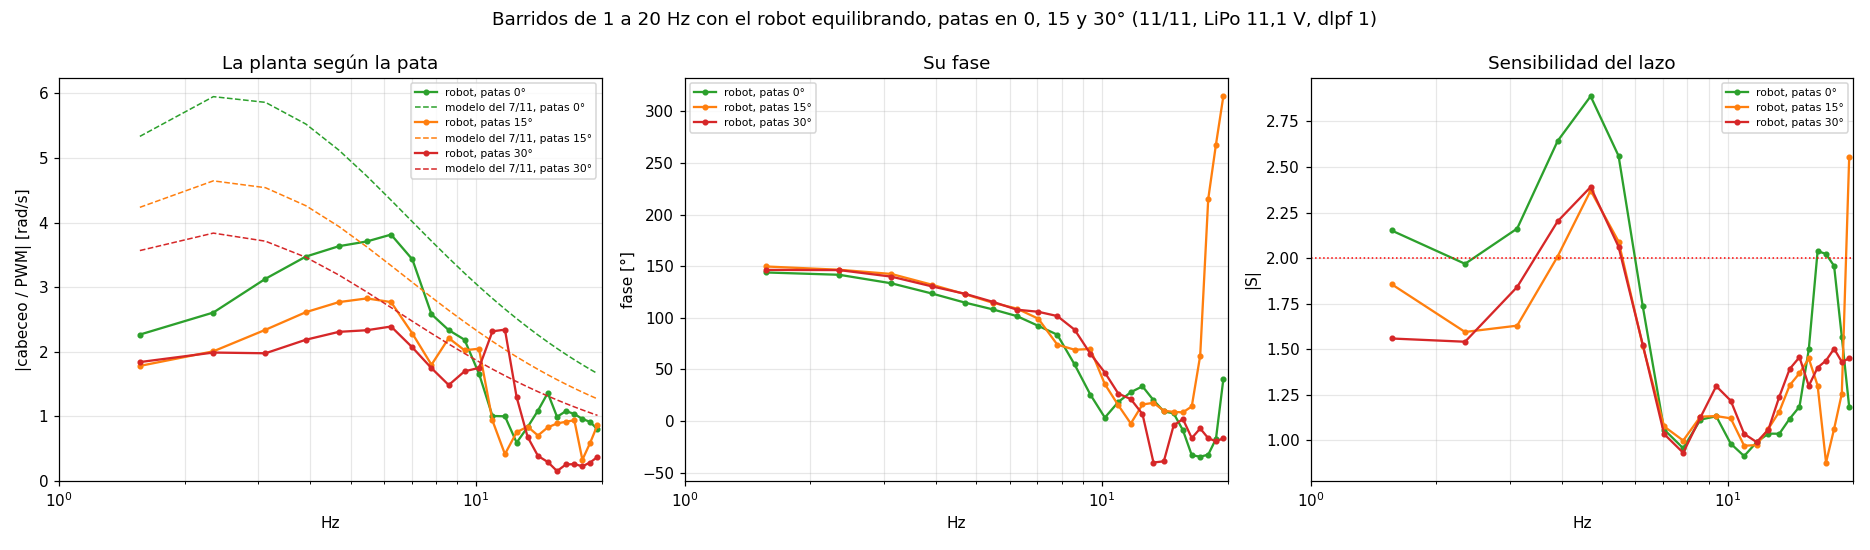

Reproduce this figure in Python.
"""Barridos del 11/11 (patas 30, 15 y 0) contra el modelo. Las plantas del modelo (planta_*.csv) las exportó
MATLAB desde parametros_fisicos('ajustada'): 'viejo' como está, 'medido' con l = 140 mm, J = 0,0124 kg m2, 1,227 kg y
11,15 V (ajustar_caidas.py). Ver el BACKLOG, MED-008."""
import csv, io
import numpy as np
from scipy import signal

FS = 200.0
D = r'C:/00_PROYECTOS/Facultad/robotica2_segway/firmware/docs/barridos_lazo_2026-11-11/'
GRUPOS = {0: ['patas0_barrido_lazo_012127_%d.csv' % n for n in (1, 2, 3)],
          15: ['patas15_barrido_lazo_011935_%d.csv' % n for n in (1, 2, 3)],
          30: ['barrido_lazo_011014_%d.csv' % n for n in (1, 2, 3)]}


def leer(ruta):
    lineas = [l for l in open(ruta, encoding='utf-8') if not l.startswith('#')]
    rs = list(csv.DictReader(io.StringIO(''.join(lineas))))
    a = lambda c: np.array([float(r[c]) for r in rs])
    return a('exc'), a('u'), np.radians(a('rate_dps')), a('v_mms') * 1e-3, a('i_l_ma'), a('i_r_ma')


def medir(archivos):
    acc = {}
    for nom in archivos:
        r, u, w, v, il, ir = leer(D + nom)
        act = np.abs(r) > 0
        i0, i1 = np.argmax(act), len(r) - np.argmax(act[::-1])
        sl = slice(max(0, i0 - 20), min(len(r), i1 + 40))
        kw = dict(fs=FS, nperseg=256, noverlap=192)
        for nombre, y in (('rr', r), ('ru', u), ('rw', w), ('rv', v), ('ri', (il + ir) / 2)):
            f, s = signal.csd(r[sl], y[sl], **kw)
            acc[nombre] = acc.get(nombre, 0) + s
    b = (f >= 1.0) & (f <= 20.0)
    return (f[b], (acc['ru'] / acc['rr'])[b], (acc['rw'] / acc['ru'])[b], (acc['rv'] / acc['ru'])[b],
            (acc['ri'] / acc['ru'])[b])


def modelo(pata):
    T = list(csv.DictReader(open(D + 'planta_viejo_pata%d.csv' % pata)))
    fm = np.array([float(x['f']) for x in T])
    return fm, np.array([float(x['Pw_re']) + 1j * float(x['Pw_im']) for x in T])


res = {}
for pata, arch in GRUPOS.items():
    f, S, Pw, Pv, Pi = medir(arch)
    fm, Pm = modelo(pata)
    Pmi = np.interp(f, fm, Pm.real) + 1j * np.interp(f, fm, Pm.imag)
    res[pata] = (f, S, Pw, Pv, Pi, Pmi)
    i = np.argmax(np.abs(S))
    pk, _ = signal.find_peaks(np.abs(Pw), prominence=0.1 * np.max(np.abs(Pw)))
    va, _ = signal.find_peaks(-np.abs(Pw), prominence=0.1 * np.max(np.abs(Pw)))
    ratio = np.abs(Pw) / np.abs(Pmi)
    sel = lambda a, b: (f >= a) & (f <= b)
    print('patas %2d: pico de S %.2f en %.1f Hz | picos de la planta %s, antipicos %s | medido/modelo viejo: '
          '2-3 Hz %.2f, 4-5 %.2f, 6-8 %.2f | corriente por PWM a 2-3 Hz %.0f mA' % (
              pata, abs(S[i]), f[i], ', '.join('%.1f' % f[k] for k in pk), ', '.join('%.1f' % f[k] for k in va),
              ratio[sel(2, 3.2)].mean(), ratio[sel(4, 5.5)].mean(), ratio[sel(6, 8.5)].mean(),
              np.abs(Pi[sel(2, 3.2)]).mean()))

import matplotlib
matplotlib.use('Agg')
import matplotlib.pyplot as plt
fig, ax = plt.subplots(1, 3, figsize=(17, 5))
for (pata, (f, S, Pw, Pv, Pi, Pmi)), col in zip(res.items(), ('C2', 'C1', 'C3')):
    ax[0].semilogx(f, np.abs(Pw), 'o-', ms=3, color=col, label='robot, patas %d°' % pata)
    ax[0].semilogx(f, np.abs(Pmi), '--', color=col, lw=1, label='modelo del 7/11, patas %d°' % pata)
    ax[1].semilogx(f, np.degrees(np.unwrap(np.angle(Pw))), 'o-', ms=3, color=col, label='robot, patas %d°' % pata)
    ax[2].semilogx(f, np.abs(S), 'o-', ms=3, color=col, label='robot, patas %d°' % pata)
ax[0].set(xlim=(1, 20), ylim=(0, None), ylabel='|cabeceo / PWM| [rad/s]', xlabel='Hz', title='La planta según la pata')
ax[1].set(xlim=(1, 20), ylabel='fase [°]', xlabel='Hz', title='Su fase')
ax[2].axhline(2, color='r', ls=':', lw=1)
ax[2].set(xlim=(1, 20), ylabel='|S|', xlabel='Hz', title='Sensibilidad del lazo')
for x in ax: x.grid(alpha=0.3, which='both'); x.legend(fontsize=7)
fig.suptitle('Barridos de 1 a 20 Hz con el robot equilibrando, patas en 0, 15 y 30° (11/11, LiPo 11,1 V, dlpf 1)')
fig.tight_layout()
fig.savefig(D + 'tres_patas.png', dpi=110)
print('-> tres_patas.png')
